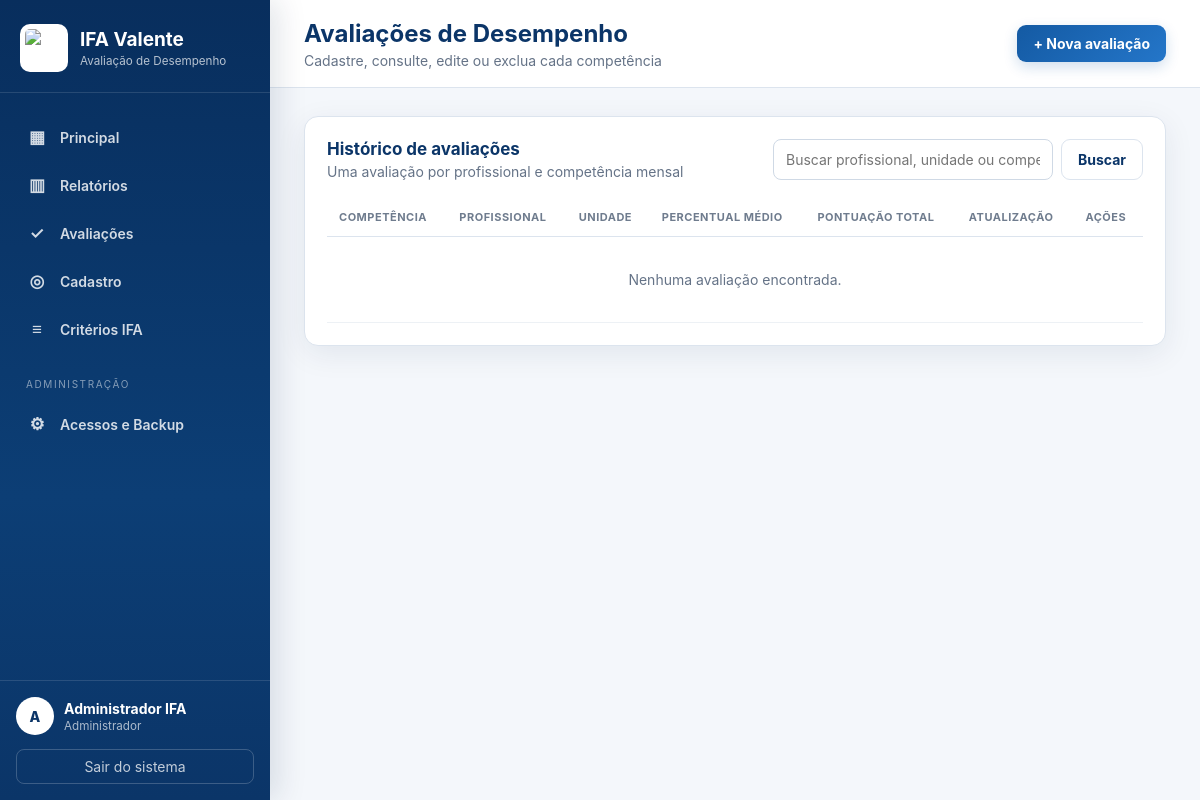
Screenshot of /ifa/avaliacoes (signed in) with the database file from the repository.
### tables this page shows
CREATE TABLE users (
            id INTEGER PRIMARY KEY AUTOINCREMENT,
            name TEXT NOT NULL,
            username TEXT NOT NULL UNIQUE COLLATE NOCASE,
            password_hash TEXT NOT NULL,
            role TEXT NOT NULL CHECK(role IN ('ADM','REGULADOR')),
            active INTEGER NOT NULL DEFAULT 1,
            created_at TEXT NOT NULL,
            updated_at TEXT NOT NULL
        );

### app.py (the view)
@app.route("/ifa/avaliacoes")
@login_required
def avaliacoes():
    db = get_db()
    query = request.args.get("q", "").strip()
    params: list[Any] = []
    where = ""
    if query:
        where = "WHERE a.full_name LIKE ? OR u.name LIKE ? OR e.competence LIKE ?"
        term = f"%{query}%"
        params = [term, term, term]
    rows = db.execute(
        f"""
        SELECT e.id, e.competence, e.updated_at, e.leave_type, a.full_name, a.category, u.name AS unit_name,
               ROUND(CASE WHEN COUNT(i.id)>0 THEN SUM(i.score) * 10.0 / COUNT(i.id) END,2) total_score,
               ROUND(AVG(i.percentage),2) avg_percentage
        FROM evaluations e
        JOIN agents a ON a.id=e.agent_id
        JOIN units u ON u.id=a.unit_id
        LEFT JOIN evaluation_items i ON i.evaluation_id=e.id
        {where}
        GROUP BY e.id
        ORDER BY e.competence DESC, a.full_name
        LIMIT 200
        """,
        params,
    ).fetchall()
    return render_template("avaliacoes.html", rows=rows, query=query)

### app.py (called while the page is built)
def get_db() -> sqlite3.Connection:
    if "db" not in g:
        g.db = sqlite3.connect(DATABASE)
        g.db.row_factory = sqlite3.Row
        g.db.execute("PRAGMA foreign_keys = ON")
        g.db.execute("PRAGMA journal_mode = WAL")
    return g.db

@app.before_request
def load_logged_user() -> None:
    g.user = None
    if session.get("user_id"):
        g.user = get_db().execute(
            "SELECT id, name, username, role, active FROM users WHERE id=?",
            (session["user_id"],),
        ).fetchone()
        if g.user is None or not g.user["active"]:
            session.clear()
            g.user = None

@app.after_request
def security_headers(response: Response) -> Response:
    response.headers["X-Content-Type-Options"] = "nosniff"
    response.headers["X-Frame-Options"] = "SAMEORIGIN"
    response.headers["Referrer-Policy"] = "strict-origin-when-cross-origin"
    response.headers["Permissions-Policy"] = "geolocation=(), microphone=(), camera=()"
    return response

def login_required(view):
    @wraps(view)
    def wrapped(*args, **kwargs):
        if g.user is None:
            flash("Faça login para acessar o sistema.", "warning")
            return redirect(url_for("index"))
        return view(*args, **kwargs)
    return wrapped

### templates/avaliacoes.html (shortened to what this page needs)
{% extends "base.html" %}
{% block page_title %}Avaliações de Desempenho{% endblock %}
{% block page_subtitle %}Cadastre, consulte, edite ou exclua cada competência{% endblock %}
{% block top_actions %}<a class="btn primary" href="{{ url_for('avaliacao_nova') }}">+ Nova avaliação</a>{% endblock %}
{% block content %}
<article class="panel">
  <div class="panel-head"><div><h2>Histórico de avaliações</h2><p>Uma avaliação por profissional e competência mensal</p></div><form class="search-form"><input name="q" value="{{ query }}" placeholder="Buscar profissional, unidade ou competência"><button class="btn secondary">Buscar</button></form></div>
  <div class="table-wrap"><table><thead><tr><th>Competência</th><th>Profissional</th><th>Unidade</th><th>Percentual médio</th><th>Pontuação total</th><th>Atualização</th><th>Ações</th></tr></thead><tbody>
  {% for row in rows %}<tr><td><strong>{{ row.competence|competencia }}</strong>{% if row.leave_type %}<br><span class='na-chip leave-chip'>{{ 'Férias' if row.leave_type=='ferias' else 'Licença' }}</span>{% endif %}</td><td>{{ row.full_name }} <span class="tag">{{ row.category }}</span></td><td>{{ row.unit_name }}</td><td><span class="percent-chip {{ 'good' if row.avg_percentage is not none and row.avg_percentage>=80 else 'mid' if row.avg_percentage is not none and row.avg_percentage>=50 else 'low' }}">{{ row.avg_percentage|percent2 if row.avg_percentage is not none else '—' }}%</span></td><td><span class="score {{ 'good' if row.avg_percentage is not none and row.avg_percentage>=80 else 'mid' if row.avg_percentage is not none and row.avg_percentage>=50 else 'low' }}">{{ row.total_score|percent2 if row.total_score is not none else '—' }}</span></td><td>{{ row.updated_at }}</td><td class="actions"><a href="{{ url_for('avaliacao_detalhe', evaluation_id=row.id) }}">Abrir</a><a href="{{ url_for('avaliacao_editar', evaluation_id=row.id) }}">Editar</a><form method="post" action="{{ url_for('avaliacao_excluir', evaluation_id=row.id) }}" onsubmit="return confirm('Excluir esta avaliação?')"><input type="hidden" name="csrf_token" value="{{ csrf_token() }}"><button class="link-danger">Excluir</button></form></td></tr>
  {% else %}<tr><td colspan="7" class="empty">Nenhuma avaliação encontrada.</td></tr>{% endfor %}
  </tbody></table></div>
</article>
{% endblock %}

### templates/base.html (shortened to what this page needs)
<!doctype html>
<html lang="pt-BR">
<head>
  <link rel="stylesheet" href="{{ url_for('static', filename='css/style.css') }}">
</head>
<body class="{% block bodyclass %}{% endblock %}">
{% if g.user %}
<div class="app-shell">
  <aside class="sidebar" id="sidebar">
    <a class="brand" href="{{ url_for('principal') }}">
      <img src="{{ url_for('static', filename='img/brasao_valente.png') }}" alt="Brasão de Valente">
      <span><strong>IFA Valente</strong><small>Avaliação de Desempenho</small></span>
    </a>
    <nav class="nav-menu">
      <a class="nav-item {% if request.endpoint=='principal' %}active{% endif %}" href="{{ url_for('principal') }}"><span class="nav-icon">▦</span> Principal</a>
      <a class="nav-item {% if request.endpoint and request.endpoint.startswith('relatorios') %}active{% endif %}" href="{{ url_for('relatorios') }}"><span class="nav-icon">▥</span> Relatórios</a>
      <a class="nav-item {% if request.endpoint and request.endpoint.startswith('avaliacao') %}active{% endif %}" href="{{ url_for('avaliacoes') }}"><span class="nav-icon">✓</span> Avaliações</a>
      <a class="nav-item " href="{{ url_for('cadastro') }}"><span class="nav-icon">◎</span> Cadastro</a>
      <a class="nav-item {% if request.endpoint=='criterios' %}active{% endif %}" href="{{ url_for('criterios') }}"><span class="nav-icon">≡</span> Critérios IFA</a>
      {% if g.user.role == 'ADM' %}
      <div class="nav-section">Administração</div>
      <a class="nav-item " href="{{ url_for('administracao') }}"><span class="nav-icon">⚙</span> Acessos e Backup</a>
      {% endif %}
    </nav>
    <div class="sidebar-footer">
      <div class="user-chip">
        <span class="avatar">{{ g.user.name[:1]|upper }}</span>
        <span><strong>{{ g.user.name }}</strong><small>{{ 'Administrador' if g.user.role=='ADM' else 'Regulador' }}</small></span>
      </div>
      <a class="logout" href="{{ url_for('logout') }}">Sair do sistema</a>
    </div>
  </aside>
  <main class="main-area">
    <header class="topbar">
      <div>
        <h1>{% block page_title %}IFA Valente{% endblock %}</h1>
        <p>{% block page_subtitle %}Secretaria Municipal de Saúde de Valente{% endblock %}</p>
      </div>
      <div class="top-actions">{% block top_actions %}{% endblock %}</div>
    </header>
    <section class="content">
      {% block content %}{% endblock %}
    </section>
  </main>
</div>
{% else %}
  {% block guest_content %}{% endblock %}
{% endif %}
</body>
</html>

### static/css/style.css (style rules this page uses)
:root { --navy:#0b3568;--blue:#145aa3;--blue2:#2476c9;--green:#1f8a70;--teal:#0d9488;--gold:#d19b2a;--red:#c0392b;--ink:#172233;--muted:#657387;--line:#dce4ee;--bg:#f4f7fb;--white:#fff;--shadow:0 8px 30px rgba(15,44,80,.08);font-family:Inter,"Segoe UI",Arial,sans-serif;color:var(--ink) }
* { box-sizing:border-box }
html,body { margin:0;min-height:100%;background:var(--bg) }
body { font-size:14px }
a { color:inherit;text-decoration:none }
button,input,select,textarea { font:inherit }
button { cursor:pointer }
.app-shell { min-height:100vh;display:flex }
.sidebar { position:fixed;inset:0 auto 0 0;width:270px;background:linear-gradient(180deg,#082e5d 0%,#0c3e75 62%,#0b3568 100%);color:#fff;display:flex;flex-direction:column;z-index:30;box-shadow:8px 0 28px rgba(4,31,63,.12) }
.brand { padding:24px 20px 20px;border-bottom:1px solid rgba(255,255,255,.12);display:flex;gap:12px;align-items:center }
.brand img { width:48px;height:48px;object-fit:contain;background:#fff;border-radius:10px;padding:5px }
.brand span { display:flex;flex-direction:column }
.brand strong { font-size:19px }
.brand small { opacity:.7;margin-top:3px }
.nav-menu { padding:18px 12px;flex:1 }
.nav-section { font-size:10px;letter-spacing:1.6px;text-transform:uppercase;color:rgba(255,255,255,.5);padding:22px 14px 8px }
.nav-item { display:flex;align-items:center;gap:12px;padding:12px 14px;margin:4px 0;border-radius:10px;color:rgba(255,255,255,.82);font-weight:600 }
.nav-icon { width:22px;text-align:center;font-size:17px }
.sidebar-footer { padding:16px;border-top:1px solid rgba(255,255,255,.12) }
.user-chip { display:flex;align-items:center;gap:10px }
.avatar { width:38px;height:38px;border-radius:50%;display:grid;place-items:center;background:#fff;color:var(--navy);font-weight:800 }
.user-chip span:last-child { display:flex;flex-direction:column;min-width:0 }
.user-chip strong { white-space:nowrap;overflow:hidden;text-overflow:ellipsis }
.user-chip small { opacity:.65;margin-top:2px }
.logout { display:block;margin-top:14px;text-align:center;border:1px solid rgba(255,255,255,.2);border-radius:8px;padding:8px;color:rgba(255,255,255,.75) }
.main-area { margin-left:270px;width:calc(100% - 270px) }
.topbar { height:88px;padding:0 34px;background:#fff;border-bottom:1px solid var(--line);display:flex;align-items:center;justify-content:space-between;position:sticky;top:0;z-index:20 }
.topbar h1 { font-size:24px;margin:0;color:var(--navy) }
.topbar p { margin:4px 0 0;color:var(--muted) }
.top-actions { display:flex;align-items:center;gap:10px }
.content { padding:28px 34px 50px;max-width:1680px;margin:auto }
.btn { border:0;border-radius:9px;padding:10px 16px;font-weight:700;display:inline-flex;align-items:center;justify-content:center;gap:6px }
.btn.primary { background:linear-gradient(135deg,var(--blue),var(--blue2));color:#fff;box-shadow:0 5px 14px rgba(20,90,163,.2) }
.btn.secondary { background:#fff;color:var(--navy);border:1px solid var(--line) }
.panel { background:#fff;border:1px solid var(--line);border-radius:14px;padding:22px;box-shadow:var(--shadow);margin-bottom:18px }
.panel h2 { font-size:17px;margin:0 0 4px;color:var(--navy) }
.panel p { color:var(--muted) }
.panel-head { display:flex;justify-content:space-between;align-items:flex-start;gap:15px;margin-bottom:18px }
.panel-head p { margin:0 }
.table-wrap { overflow:auto }
table { width:100%;border-collapse:collapse;min-width:720px }
th { text-align:left;color:#6f7c8e;font-size:11px;text-transform:uppercase;letter-spacing:.5px;padding:12px;border-bottom:1px solid var(--line) }
td { padding:13px 12px;border-bottom:1px solid #edf1f5;vertical-align:middle }
.empty { text-align:center;color:var(--muted);padding:34px }
input,select,textarea,.readonly-field { width:100%;border:1px solid #cfd9e5;border-radius:8px;background:#fff;padding:11px 12px;color:var(--ink);outline:none }
.search-form { display:flex;gap:8px }
.search-form input { min-width:280px }

### rows the page displays
users: user "A", user.name "Administrador IFA", role "Administrador"
